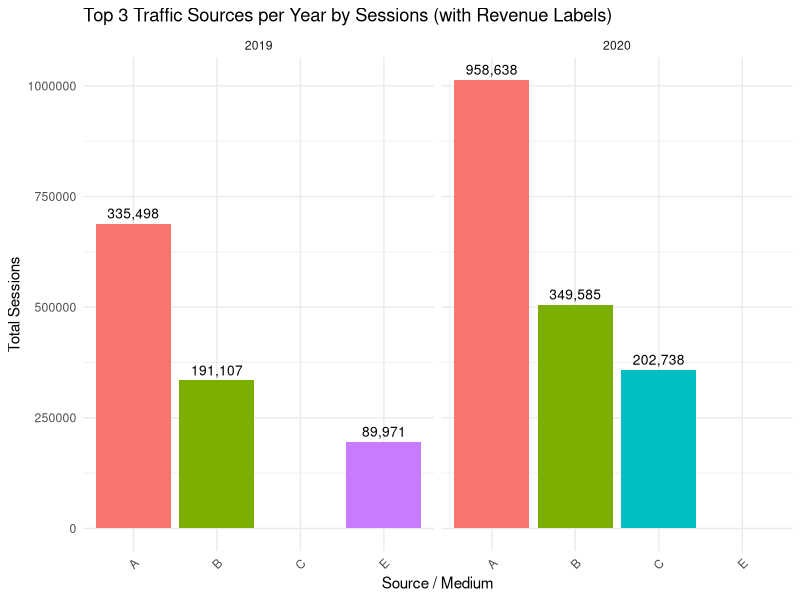
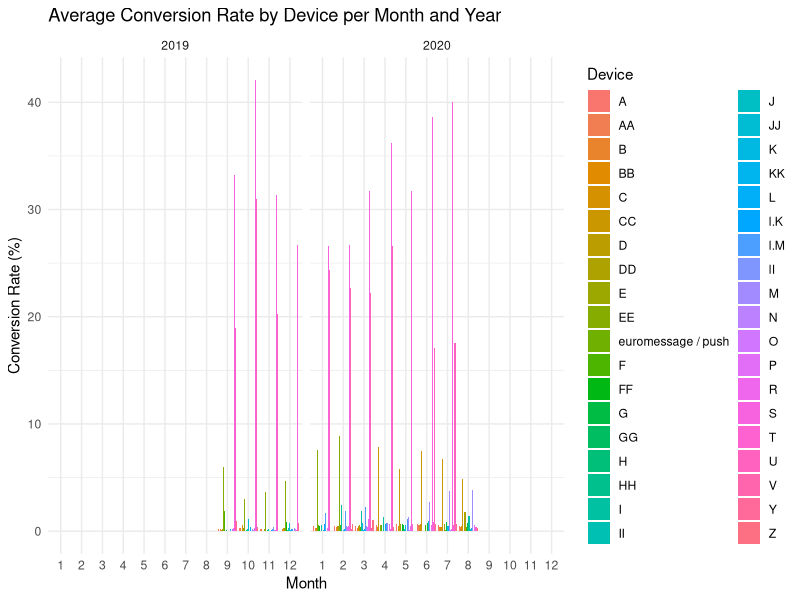
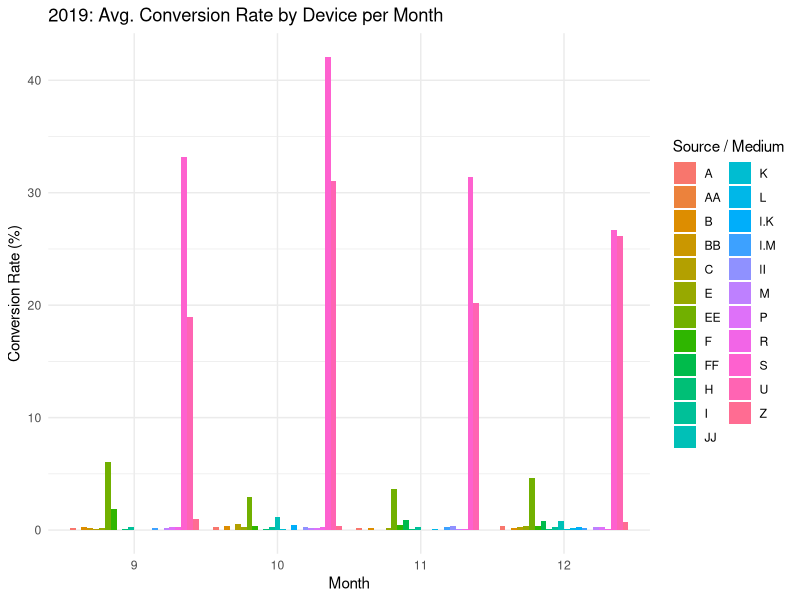
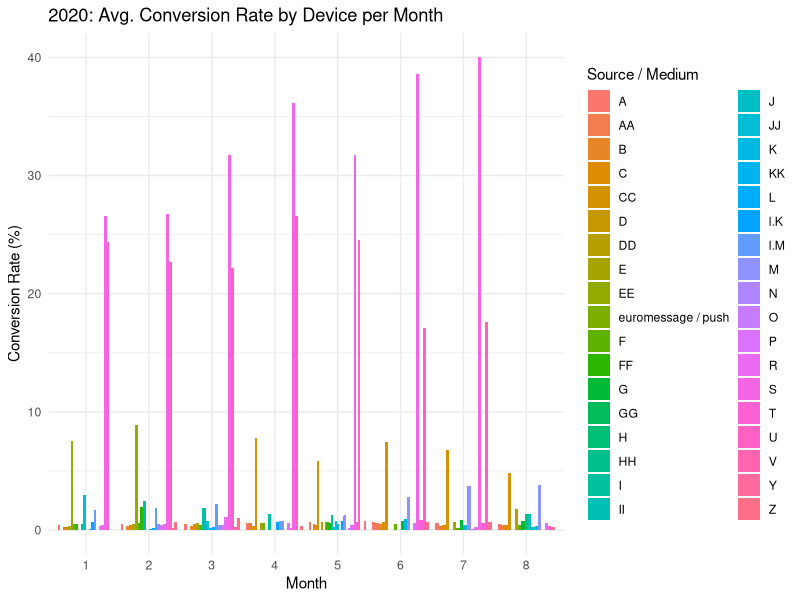
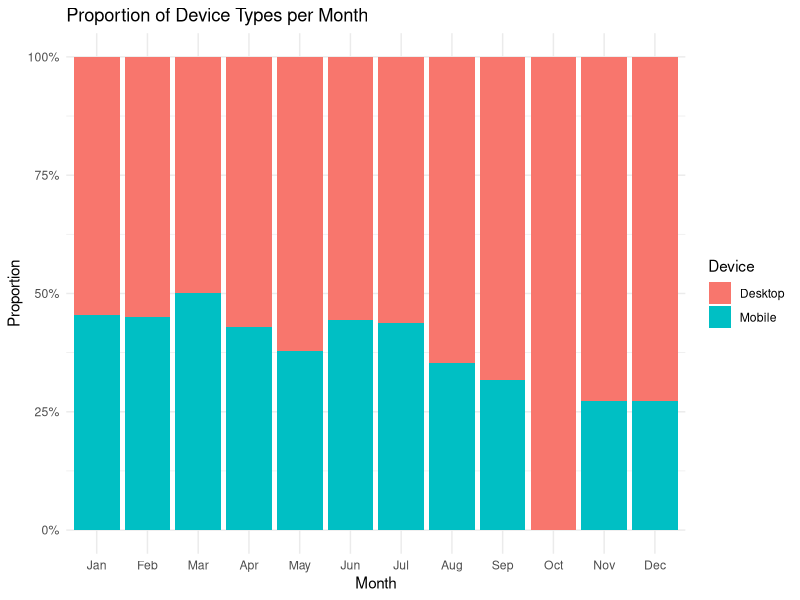
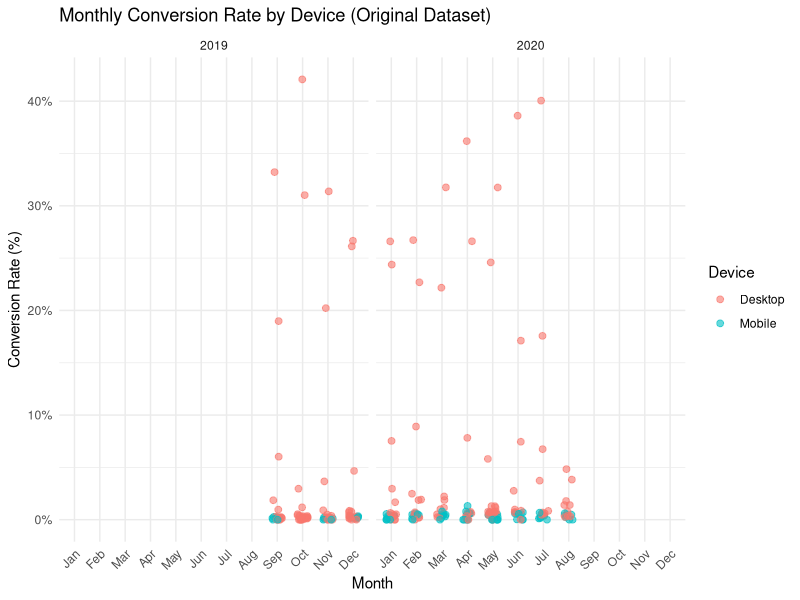
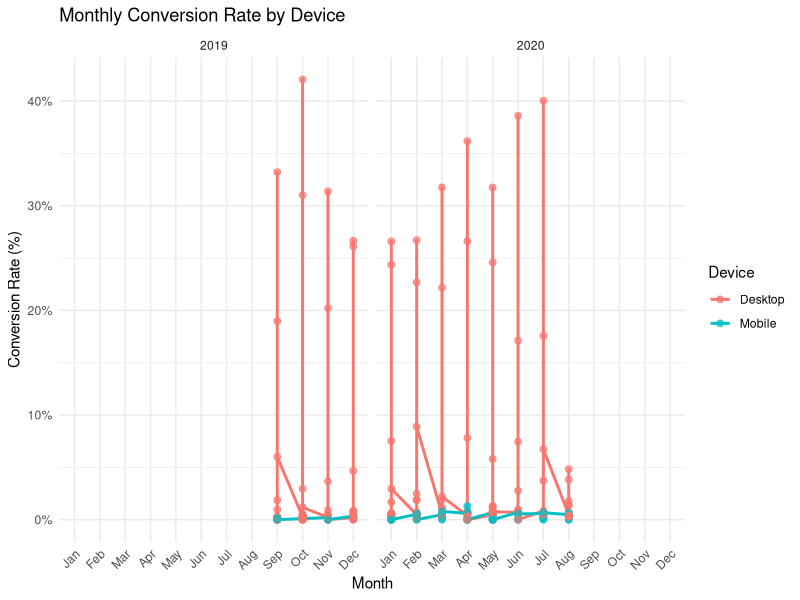
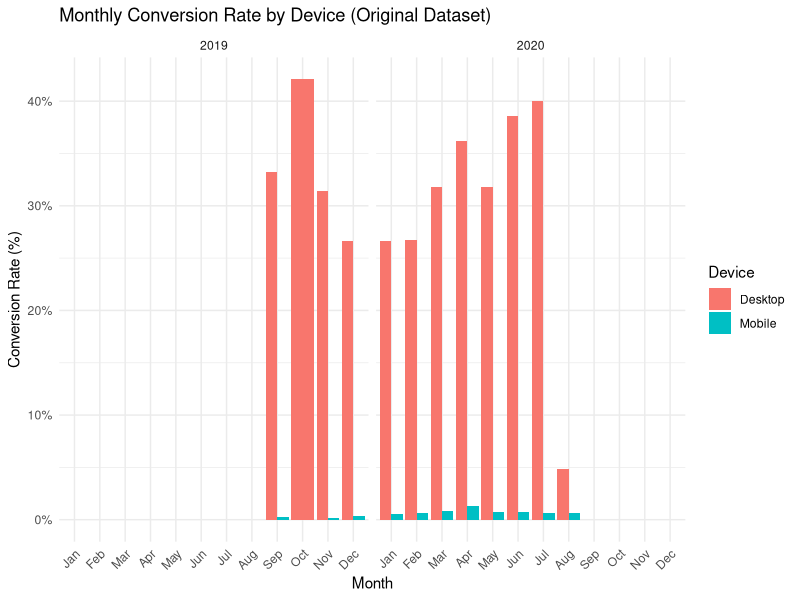

Write the R code that produced these figures, in order.
## ---- chunk 1
library(readr)
library(dplyr)
library(ggplot2)
library(tidyr)
library(skimr)

library(knitr) # For better table
library(lubridate) # Task 1B test
## ---- chunk 2
df <- read_csv("../data/Web Analytic_Dataset.csv")
# df <- read.csv("../data/Web Analytic_Dataset.csv") # doesn't clean data
df
## ---- chunk 3
cat("The dimension of dataset: number of columns", ncol(df), "number of rows: ", nrow((df)))
## ---- chunk 4
str(df) # Structure of dataset
## ---- chunk 5
sapply(df,class)
## ---- chunk 6
colSums(is.na(df))
## ---- chunk 7
any(duplicated(df))
## ---- chunk 8
df_clean_task_one <- df %>%
  mutate(
    Revenue = as.numeric(gsub(",", "", Revenue)),
    Sessions = as.numeric(gsub(",", "", Sessions)),
    `Conversion Rate (%)` = gsub("<", "", `Conversion Rate (%)`),         # Remove < symbol
    `Conversion Rate (%)` = as.numeric(gsub("%", "", `Conversion Rate (%)`)),
    `Bounce Rate` = as.numeric(gsub("%", "", `Bounce Rate`))
  )
## ---- chunk 9
str(df_clean_task_one)
## ---- chunk 10

## ---- chunk 11
top3_dual <- df_clean_task_one %>%
  group_by(Year, `Source / Medium`) %>%
  summarise(
    Total_Sessions = sum(Sessions, na.rm = TRUE),
    Total_Revenue = sum(Revenue, na.rm = TRUE),
    .groups = "drop"
  ) %>%
  group_by(Year) %>%
  slice_max(Total_Sessions, n = 3) %>%
  ungroup()
## ---- chunk 12
top3_dual <- df_clean_task_one %>%
  group_by(Year, `Source / Medium`) %>%
  summarise(
    Total_Sessions = sum(Sessions, na.rm = TRUE),
    Total_Revenue = sum(Revenue, na.rm = TRUE),
    .groups = "drop"
  ) %>%
  group_by(Year) %>%
  slice_max(Total_Sessions, n = 3) %>%
  ungroup()
## ---- chunk 13
# Plot
top3_sessions <- top3_dual %>%
  select(Year, `Source / Medium`, Total_Sessions, Total_Revenue)

ggplot(top3_sessions, aes(x = `Source / Medium`, y = Total_Sessions, fill = `Source / Medium`)) +
  geom_col(show.legend = FALSE) +
  geom_text(aes(label = scales::comma(Total_Revenue)), 
            vjust = -0.5, size = 3.5) +
  facet_wrap(~ Year) +
  labs(
    title = "Top 3 Traffic Sources per Year by Sessions (with Revenue Labels)",
    x = "Source / Medium",
    y = "Total Sessions"
  ) +
  theme_minimal() +
  theme(axis.text.x = element_text(angle = 45, hjust = 1))

## ---- chunk 14
conversion_by_device <- df_clean_task_one %>%
  group_by(Year, `Month of the year`, `Source / Medium`) %>%
  summarise(
    Conversion = `Conversion Rate (%)`,
    Total_Sessions = sum(Sessions, na.rm = TRUE),
    Total_Revenue = sum(Revenue, na.rm = TRUE),
    .groups = "drop"
  )
## ---- chunk 15
kable(conversion_by_device, caption = "Conversion Rate by 'Device' (Source/Medium) per Month and Year")
## ---- chunk 16
ggplot(conversion_by_device, aes(x = factor(`Month of the year`), y = Conversion, fill = `Source / Medium`)) +
  geom_col(position = "dodge") +
  facet_wrap(~ Year) +
  labs(
    title = "Average Conversion Rate by Device per Month and Year",
    x = "Month",
    y = "Conversion Rate (%)",
    fill = "Device"
  ) +
  theme_minimal() +
  theme(axis.text.x = element_text(angle = 0))
## ---- chunk 17
device_2019 <- filter(conversion_by_device, Year == 2019)
device_2020 <- filter(conversion_by_device, Year == 2020)

kable(device_2019, caption = "Conversion Rate by Device - 2019")
kable(device_2020, caption = "Conversion Rate by Device - 2020")

ggplot(device_2019, aes(x = factor(`Month of the year`), y = Conversion, fill = `Source / Medium`)) +
  geom_col(position = "dodge") +
  labs(
    title = "2019: Avg. Conversion Rate by Device per Month",
    x = "Month",
    y = "Conversion Rate (%)"
  ) +
  theme_minimal() +
  theme(axis.text.x = element_text(angle = 0))

ggplot(device_2020, aes(x = factor(`Month of the year`), y = Conversion, fill = `Source / Medium`)) +
  geom_col(position = "dodge") +
  labs(
    title = "2020: Avg. Conversion Rate by Device per Month",
    x = "Month",
    y = "Conversion Rate (%)"
  ) +
  theme_minimal() +
  theme(axis.text.x = element_text(angle = 0))
## ---- chunk 18
df_device_simulated <- df_clean_task_one %>%
  mutate(
    mobile_score = 
      ifelse(`Bounce Rate` >= 58, 1, 0) +
      ifelse(`Avg. Session Duration` <= 60, 1, 0) +
      ifelse(`Conversion Rate (%)` <= 2, 1, 0),
    
    desktop_score = 
      ifelse(`Bounce Rate` <= 50, 1, 0) +
      ifelse(`Avg. Session Duration` >= 120, 1, 0) +
      ifelse(`Conversion Rate (%)` >= 3, 1, 0),
    
    Device = case_when(
      mobile_score >= 2 ~ "Mobile",
      desktop_score >= 2 ~ "Desktop",
      TRUE ~ "Desktop"  # default if unclear
    )
  )
## ---- chunk 19
# set Month from  numberic to words
df_device_simulated$Month <- factor(df_device_simulated$`Month of the year`,
                                    levels = 1:12,
                                    labels = c("Jan", "Feb", "Mar", "Apr", "May", "Jun",
                                               "Jul", "Aug", "Sep", "Oct", "Nov", "Dec"),
                                    ordered = TRUE)
device_summary_direct <- df_device_simulated %>%
  group_by(Year, Month, Device) %>%
  summarise(
    Conversion = `Conversion Rate (%)`,
    .groups = "drop"
  )

df_device_simulated %>%
  group_by(Month, Device) %>%
  summarise(Count = n(), .groups = "drop") %>%
  group_by(Month) %>%
  mutate(Proportion = Count / sum(Count)) %>%
  ggplot(aes(x = Month, y = Proportion, fill = Device)) +
  geom_col(position = "stack") +
  labs(
    title = "Proportion of Device Types per Month",
    x = "Month", y = "Proportion", fill = "Device"
  ) +
  scale_y_continuous(labels = scales::percent_format()) +
  theme_minimal()

## ---- chunk 20
df_table <- df_device_simulated %>%
  select(Year, `Month of the year`, Device, `Conversion Rate (%)`, Sessions, Revenue) %>%
  arrange(Year, `Month of the year`, Device)

kable(df_table, caption = "Conversion Rate by Device, Year, and Month (Raw Values)")
## ---- chunk 21
ggplot(df_device_simulated, aes(x = Month, y = `Conversion Rate (%)`, color = Device)) +
  geom_jitter(width = 0.2, height = 0, alpha = 0.6, size = 2) +
  facet_wrap(~ Year) +
  labs(
    title = "Monthly Conversion Rate by Device (Original Dataset)",
    x = "Month",
    y = "Conversion Rate (%)",
    color = "Device"
  ) +
  scale_y_continuous(labels = function(x) paste0(x, "%")) +
  theme_minimal() +
  theme(axis.text.x = element_text(angle = 45, hjust = 1))

table(df_device_simulated$Device)
prop.table(table(df_device_simulated$Device)) * 100  # See % split


## ---- chunk 22
ggplot(df_device_simulated, aes(x = Month, y = `Conversion Rate (%)`, color = Device, group = Device)) +
  geom_line(size = 1) +
  geom_point(size = 2, alpha = 0.7) +
  facet_wrap(~ Year) +
  labs(
    title = "Monthly Conversion Rate by Device",
    x = "Month",
    y = "Conversion Rate (%)",
    color = "Device"
  ) +
  scale_y_continuous(labels = function(x) paste0(x, "%")) +
  theme_minimal() +
  theme(axis.text.x = element_text(angle = 45, hjust = 1))

ggplot(df_device_simulated, aes(x = Month, y = `Conversion Rate (%)`, fill = Device)) +
  geom_col(position = "dodge") +
  facet_wrap(~ Year) +
  labs(
    title = "Monthly Conversion Rate by Device (Original Dataset)",
    x = "Month",
    y = "Conversion Rate (%)",
    fill = "Device"
  ) +
  scale_y_continuous(labels = function(x) paste0(x, "%")) +
  theme_minimal() +
  theme(axis.text.x = element_text(angle = 45, hjust = 1))

## ---- chunk 23
df_relationship <- df_clean_task_one %>%
  select(`Bounce Rate`, `Conversion Rate (%)`, Revenue, Transactions)

cor_matrix <- round(cor(df_relationship, use = "complete.obs"), 2)

cor_df <- as.data.frame(cor_matrix) %>%
  mutate(Var1 = rownames(.)) %>%
  pivot_longer(cols = -Var1, names_to = "Var2", values_to = "Correlation")

cor_matrix
cor_df
## ---- chunk 24
ggplot(cor_df, aes(x = Var1, y = Var2, fill = Correlation)) +
  geom_tile(color = "white") +
  geom_text(aes(label = Correlation), color = "black", size = 4) +
  scale_fill_gradient2(low = "red", mid = "white", high = "green",
                       midpoint = 0, limit = c(-1, 1), space = "Lab",
                       name = "Correlation") +
  labs(title = "Heatmap: Bounce Rate vs Conversion, Transactions, Revenue",
       x = "", y = "") +
  theme_minimal() +
  theme(axis.text.x = element_text(angle = 45, hjust = 1))


## ---- chunk 25
ggplot(df_clean_task_one, aes(x = Transactions, y = Revenue)) +
  geom_point(alpha = 0.6) +
  geom_smooth(method = "lm", se = FALSE, color = "green") +
  labs(title = "Transaction vs Revenue",
       x = "Transaction", y = "Revenue") +
  theme_minimal()
## ---- chunk 26
ggplot(df_clean_task_one, aes(x = `Conversion Rate (%)`, y = Revenue)) +
  geom_point(alpha = 0.6) +
  geom_smooth(method = "lm", se = FALSE, color = "green") +
  labs(title = "Conversion Rate (%) vs Revenue",
       x = "Conversion Rate (%)", y = "Revenue") +
  theme_minimal()

ggplot(df_clean_task_one, aes(x = `Conversion Rate (%)`, y = Transactions)) +
  geom_point(alpha = 0.6) +
  geom_smooth(method = "lm", se = FALSE, color = "green") +
  labs(title = "Conversion Rate (%) vs Transactions",
       x = "Conversion Rate (%)", y = "Transactions") +
  theme_minimal()
## ---- chunk 27
ggplot(df_clean_task_one, aes(x = `Bounce Rate`, y = `Conversion Rate (%)`)) +
  geom_point(alpha = 0.6) +
  geom_smooth(method = "lm", se = FALSE, color = "red") +
  labs(title = "Bounce Rate vs Conversion Rate",
       x = "Bounce Rate (%)", y = "Conversion Rate (%)") +
  theme_minimal()
## ---- chunk 28
ggplot(df_clean_task_one, aes(x = `Bounce Rate`, y = Transactions)) +
  geom_point(alpha = 0.6) +
  geom_smooth(method = "lm", se = TRUE, color = "blue") +
  labs(title = "Bounce Rate vs Transactions",
       x = "Bounce Rate (%)", y = "Transactions") +
  theme_minimal()

ggplot(df_clean_task_one, aes(x = `Bounce Rate`, y = Revenue)) +
  geom_point(alpha = 0.6) +
  geom_smooth(method = "lm", se = FALSE, color = "blue") +
  labs(title = "Bounce Rate vs Revenue",
       x = "Bounce Rate (%)", y = "Revenue") +
  theme_minimal()
